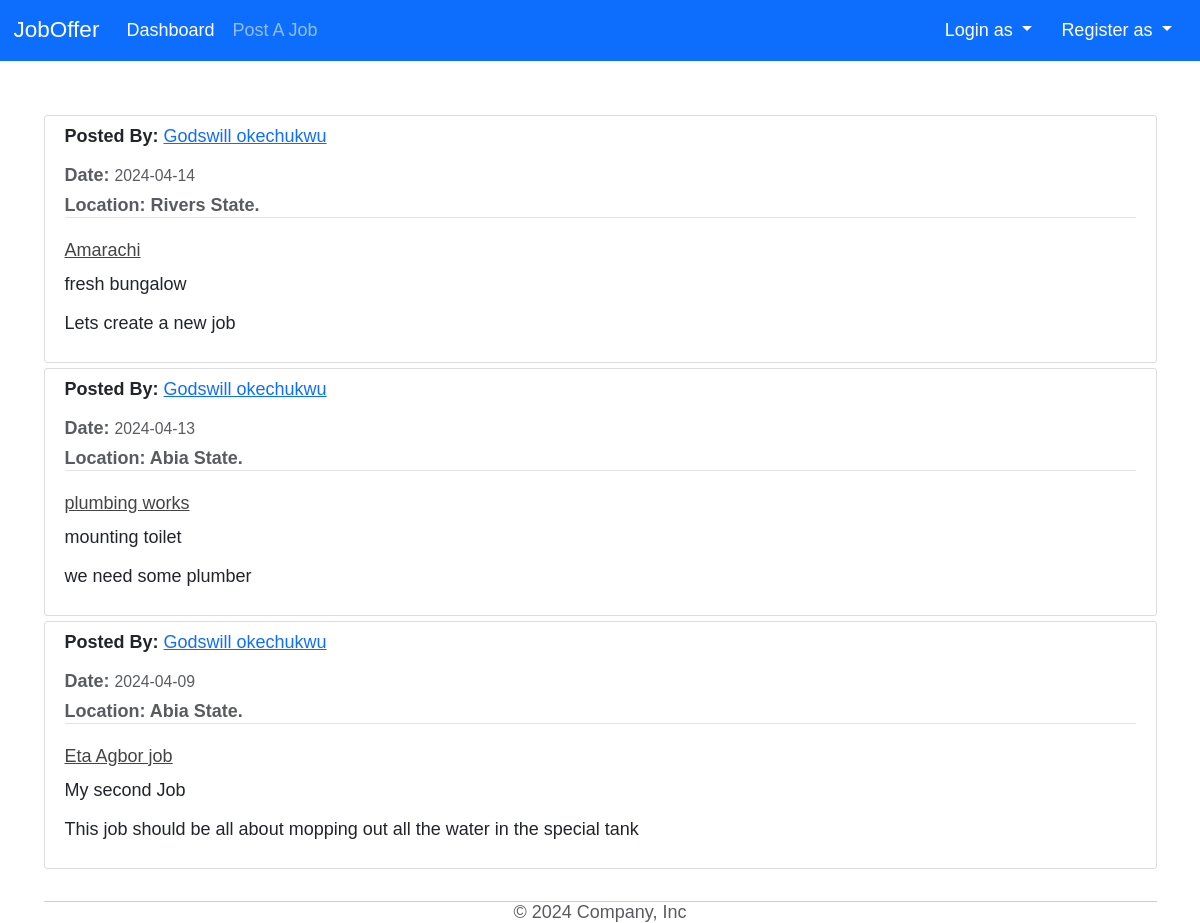
Page /home on the earlier database version.
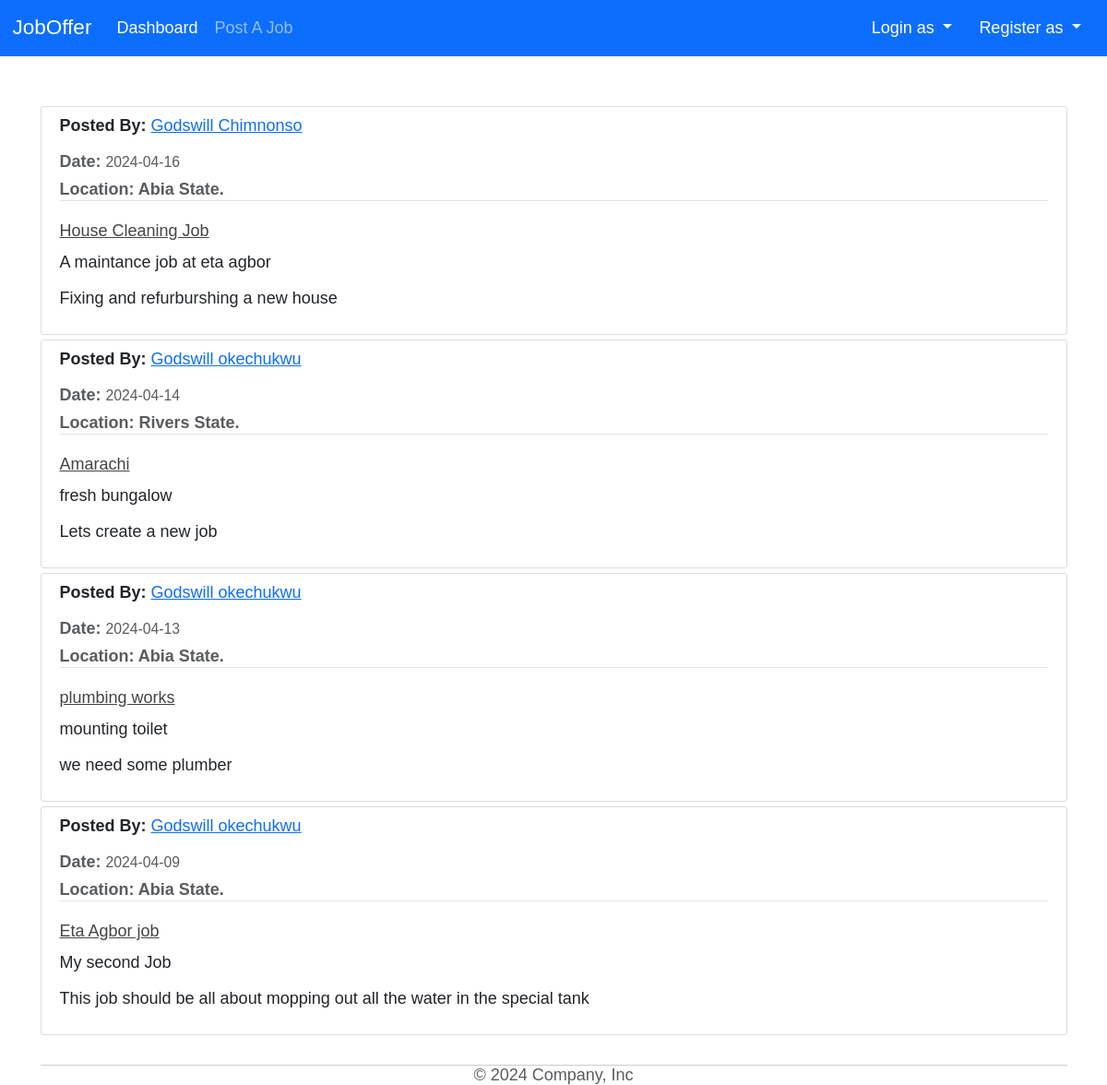
Same page on the later database version.
### model/base.py (models this page shows, shortened)
class Job(Base):
    __tablename__ = 'jobs'
    id = Column(Integer, primary_key=True)
    job_title = Column(String(50), nullable=False)
    job_description = Column(String(100), nullable=False)
    completed = Column(Boolean, default=False)
    content = Column(String(1000), nullable=False)
    date_posted = Column(DateTime, nullable=False, default=datetime.utcnow)
    location = Column(String(100), nullable=False)
    client_id = Column(Integer, ForeignKey('clients.id'))

class BaseUser(Base, UserMixin):
    id = Column(Integer, primary_key=True)
    username = Column(String(80), unique=True, nullable=False)
    email = Column(String(120), unique=True, nullable=False)
    image_file = Column(String(20), nullable=False, default='default.jpg')
    password = Column(String(60), nullable=False)
    date_joined = Column(DateTime, nullable=False, default=datetime.utcnow)
    phone = Column(String(14), nullable=False)
    state = Column(String(20), nullable=False)

### model/main/routes.py (the view)
@main.route("/")
@main.route("/home")
def home():
    jobs = Job.query.order_by(Job.date_posted.desc()).all()  # Ordering jobs by date_posted descending
    return render_template('home.html', jobs=jobs)

### model/templates/home.html
{% extends "layout.html" %}
{% block content %}
<link rel="stylesheet" type="text/css" href="{{ url_for('static', filename='main.css') }}">
    {% for job in jobs %}
        <article class="media content-section">
          <div class="media-body">
            <div class="article-metadata">
              <p><strong>Posted By: </strong><a class="mr-2" href="#">{{ job.clients.username }}</a></p>
              <small class="text-muted"><strong>Date: </strong>{{ job.date_posted.strftime('%Y-%m-%d') }}</small>
              <div class="mt-2">
                <small class="text-muted"><strong>Location: {{ job.location }} State.</strong></small>
              </div>
            </div>
            <h2><a class="article-title" href="{{ url_for('job_route.job', job_id=job.id) }}">{{ job.job_title }}</a></h2>
            <p class="article-content">{{ job.job_description }}</p>
            <p class="article-content">{{ job.content }}</p>
          </div>
        </article>
    {% endfor %}
{% endblock content %}

### model/templates/layout.html (shortened to what this page needs)
<!DOCTYPE html>
<html lang="en">
  <head>
    <link
      rel="stylesheet"
      href="https://cdnjs.cloudflare.com/ajax/libs/font-awesome/5.15.4/css/all.min.css" />
    <link
      href="https://cdn.jsdelivr.net/npm/bootstrap@5.3.3/dist/css/bootstrap.min.css"
      rel="stylesheet"
 />
      <link rel="stylesheet" type="text/css" href="{{ url_for('static', filename='main.css') }}">
  </head>
  <body>
    {% include 'header.html' %}
    <br />
    <br />
    <div class="container">
      {% block content %} {% endblock %}
    </div>
    <br />
    <div class="container">
      <footer class="footer">
        <span class="text-body-secondary">&copy; 2024 Company, Inc</span>
      </footer>
    </div>
  </body>
</html>

### model/templates/header.html (shortened to what this page needs)
<nav class="navbar bg-primary navbar-expand-lg navbar-dark">
    <div class="container-fluid">
      <a class="navbar-brand" href="{{ url_for('main.home') }}">JobOffer</a>
      <div class="collapse navbar-collapse" id="navbarSupportedContent">
        <ul class="navbar-nav me-auto mb-2 mb-lg-0">
          <li class="nav-item">
            <a class="nav-link active" aria-current="page" href="{{ url_for('main.dashboard') }}">Dashboard</a>
          </li>
          <li class="nav-item">
            <a class="nav-link" href="{{ url_for('job_route.post_new_job') }}">Post A Job</a>
          </li>
        </ul>
            <ul class="navbar-nav d-flex justify-content-center">
                {% if current_user.is_authenticated %}
                      <li class="nav-item">
                          <a class="nav-link" href="{{ url_for('main.accounts') }}">Account</a>
                      </li>
                  <li class="nav-item">
                      <a class="nav-link" href="{{ url_for('main.logout') }}">Logout</a>
                  </li>
                {% else %}
                    <div class="dropdown">
                      <a class="btn btn-primary dropdown-toggle ml-3" href="#" role="button" data-bs-toggle="dropdown" aria-expanded="false", style="margin-left: 2px;">
                        Login as
                      </a>
                    </div>
                    <div class="dropdown">
                      <a class="btn btn-primary dropdown-toggle" href="#" role="button" data-bs-toggle="dropdown" aria-expanded="false">
                        Register as
                      </a>
                    </div>
                {% endif %}
            </ul>
      </div>
    </div>
  </nav>

### model/static/main.css (style rules this page uses)
* { padding: 0; margin: 0; font: 18px San Francisco, Arial, sans-serif; }
.footer { position: sticky; bottom: 0; background-color: white; width: 100%; border-top: 1px solid #CCCCCC; margin-bottom: 0px; display: flex; justify-content: center; align-items: center; }
h1, h2, h3, h4, h5, h6 { color: #444444; }
.content-section { background: #ffffff; padding: 10px 20px; border: 1px solid #dddddd; border-radius: 3px; margin-bottom: 5px; }
.article-title { color: #444444; }
.article-content { white-space: pre-line; }
.article-metadata { padding-bottom: 1px; margin-bottom: 4px; border-bottom: 1px solid #e3e3e3 }
.btn { text-align: right; }

Differences in the rows shown:
added Job: clients.username "Godswill Chimnonso", date_posted "2024-04-16", location "Abia", job_title "House Cleaning Job", job_description "A maintance job at eta agbor", content "Fixing and refurburshing a new house"
